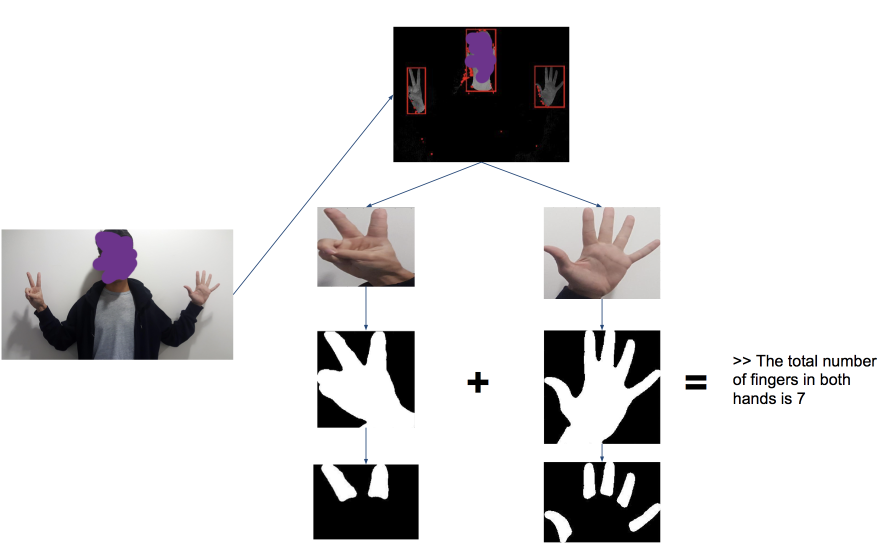
%> input picture example.png, 1780 x 1116 px (shown at 1/2 size)
$ octave script_fingers.m   (GNU Octave 9; MATLAB toolbox functions it lacks are replaced by stand-ins)
%> lines starting %> are read from the running program, lines starting %| are printed output that depends on the picture; in (x1, y1, x2, y2) boxes, pixels count from 0 and x2, y2 are one past the last pixel; in counts of white or black regions, pixels touching at a corner belong together; the program's own positions count from 1
### count_fingers.m
function fingers=count_fingers(image)

im_hand=image;

% [12 lines of commented-out code are left out]

%%Consequently, we use the HSV space to binarize our cropped image of hand (+ arm,
%%eventually)
im_hand_hsv= rgb2hsv(im_hand);


% [13 lines of commented-out code are left out]


%% Consequently, we apply kmeans (with two classes) on the saturation value
%%(in order to find the adapted treshold to binarize the image)

nb_classes=2;

%Selection of the two firts class centers
m1=0.3;
m2=0.7;

m=[m1 m2];

m_=[1 1];

%We work on a normalized image
im_h=double(im_hand_hsv(:,:,2)/max(max(im_hand_hsv(:,:,2))));

% loop on the class centers
while m ~= m_

  %classification of the pixels in the classes
  dist1_km=(im_h-m(1)).^2;
  dist2_km=(im_h-m(2)).^2;

  etiq_km = (dist1_km<=dist2_km)*1 + ...
          (dist2_km<dist1_km)*2 ;
%figure ; imshow(etiq_km) ;
colormap(cool) ; pause(0.5) ;

   %updating of the class centers
   m_ = m ;
   m(1) = sum(sum((etiq_km==1).*im_h))./sum(sum(etiq_km==1)) ;
   m(2) = sum(sum((etiq_km==2).*im_h))./sum(sum(etiq_km==2)) ;


end

%We binarize the final, classified image
im_hand_binary=zeros(size(im_h));
im_hand_binary(etiq_km==2)=255;
%figure
%imshow(im_hand_binary);


%% Find extrem values of hand, in order to adjust the image just to the hand
im=im_hand_binary;
[x,y]=find(im==255);
xmin=min(x);
xmax=max(x);
ymin=min(y);
ymax=max(y);
im_adjusted=im(xmin:xmax,ymin:ymax);
%figure
%imshow(im_adjusted);

%Resizing of the image, to always work on same-sized photos, which will
%largely facilitate the next steps of mathematical morphology filtering
im_adjusted=uint8(imresize(im_adjusted,[256,256]));


%% Defining SE sizes (used for different mathematical morphology operations)
%Those sizes are empirical, and have been adjusted manually, on a lot of
%examples (approximately 20)
size_se1=4;
size_se2=32;
size_se3=9;
size_se4=8;

%If we have a photo of hand + arm (if there are twice more background
%pixels than white pixels: arbitrary criterium), we divise by 3 all the
%structuring elements sizes (in order to select smaller elements: fingers
%are smaller on the image when an arm is also present on it)
if (sum(sum(im_adjusted==0))>2*(sum(sum(im_adjusted==255))))
    size_se1=ceil(size_se1/3);
    size_se2=ceil(size_se2/3);
    size_se3=ceil(size_se3/3)+1;
end


%% First we apply a closing, to reduce the small "dark" noise there is on
%%the images
se=strel('disk',size_se1);
im_adjusted=imclose(im_adjusted,se);
im_adjusted(im_adjusted<128)=0;
im_adjusted(im_adjusted>=128)=255;
%figure
%imshow(im_adjusted);


%% Then a TopHat, with a structuring element adapted to the fingers (to the size
%%, and the morphology, of the fingers)
se=strel('disk',size_se2);
im_adjusted_op=imopen(im_adjusted,se);
im_fingers=imsubtract(im_adjusted,uint8(im_adjusted_op));
im_fingers(im_fingers<128)=0;
im_fingers(im_fingers>=128)=255;

%figure
%imshow(im_fingers);

%title('im_fingers before opening');


%% Then a final opening, to make disappear small clusters which shouldn't have been kept
se=strel('disk',size_se3);
im_fingers_op=imopen(uint8(im_fingers),se);
%figure
%imshow(im_fingers_op);

%Finally, we cut the bottom of the image, where there are often some
%small clusters of points, which cannot usually correspond to fingers
%(very empirical trick, but useful)
im_fingers_op_cut=im_fingers_op(1:180,1:end);
figure
imshow(im_fingers_op_cut);


%% Output result: counting the number of fingers thanks to bwlabel()
[~,fingers]=bwlabel(im_fingers_op_cut);

%Small trick: to reduce the too high number of clusters that we have,
%sometimes ; not very useful, but though...
fingers=min(fingers,5);
end

### script_fingers.m

close all;
clear;

%Selecting the image to process

%for instance, you can test: "testi.jpg", with i = 1,2,...,7, which work
%well ; or "wtesti.jpg", with i = 1,2,3, wich work a bit less well (but
%not that far from well !)
name_photo=input('Enter your photo file name:','s');
%> the answer given: example.png
ima=imread(name_photo);
%> ima is the input picture: size 1116x1780x3 uint8; mean R, G, B 219.3, 218.2, 218.6
orginal = ima;

%% Finding "skin" clusters in the image

colormap(gray(256));
hsv = rgb2hsv(ima);
%> hsv: size 1116x1780x3 double; mean H, S, V 0.0343, 0.0237, 0.862

%in order to do this, we use a combination of Hue (more precisely,
%inversed Hue, which was easier to manipulate for me), and Saturation

saturation = hsv(:,:,2);
inv_hue = 255-hsv(:,:,1)*255;

%empirically, the treshold 235 appeared to be the best to select the hue
%zones corresponding to the skin: we create a binary image with this
%treshold

temp = inv_hue;
temp(temp<235)=uint8(0);
temp(temp>235)=uint8(255);

%we multiply, term by term, our binary image by the saturation matrix
%(empirically: higher the saturation is, the more likely we are to be on a
%skin area)

temp = temp.*((saturation));

%we use a new treshold (empirically determined), in order to select only
%the most insteresting parts of the photo, which is made binary with:
%pixels = 255 on skin areas, and pixels = 0 everywhere else

temp(temp<40)=uint8(0);
temp(temp>40)=uint8(255);
temp = uint8(temp);
%> temp: size 1116x1780 uint8

%% Then, we label the image and select the three biggest clusters
%%(assuming these clusters will always be: the head and the two hands,
%%which can be linked to arms)

labeledImage = bwlabel(temp);
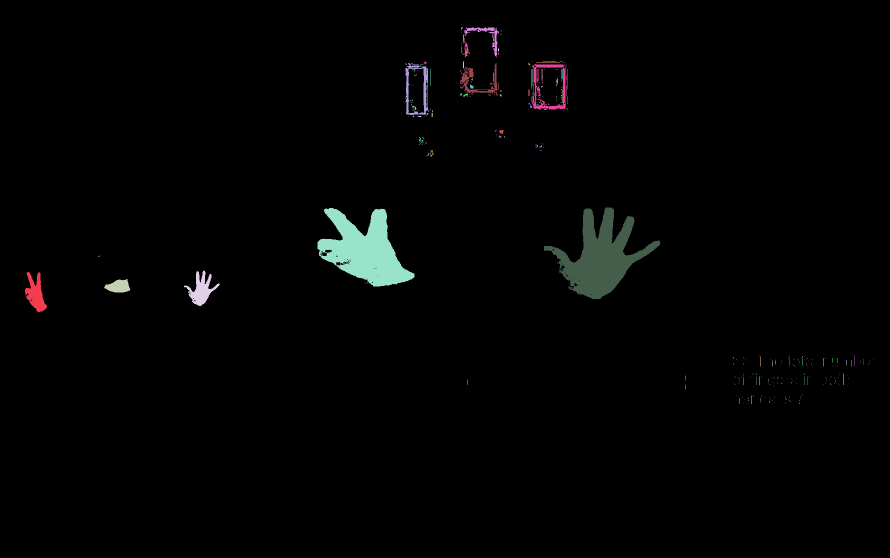
%> labeledImage: size 1116x1780 double (shown at 1/2 size); 345 distinct labels, from 0 to 344; one colour per label, 0 black
measurements = regionprops(labeledImage, 'BoundingBox', 'Area');
%> measurements = 344 regions; largest, box (x1, y1, x2, y2) and Area: (1088, 415, 1320, 598) 16923, (635, 416, 829, 573) 16041, (368, 541, 440, 612) 1944, (1063, 128, 1135, 220) 1875, (50, 544, 94, 625) 1835
for k = 1 : length(measurements)
    thisBB = measurements(k).BoundingBox;
    %rectangle('Position', [thisBB(1),thisBB(2),thisBB(3),thisBB(4)],...
      %  'EdgeColor','r','LineWidth',2 )
end
%> this loop made 344 passes
%> thisBB on passes 1 to 3: [50.5 544.5 44 81], [197.5 511.5 3 3], [208.5 558.5 53 27]

% We extract the three biggest areas
allAreas = [measurements.Area];
%> allAreas = 344 values, max 16923 at index 148, min 1 at index 6, mean 130.5
[sortedAreas, sortingIndexes] = sort(allAreas, 'descend');
%> sortedAreas = 344 values, max 16923 at index 1, min 1 at index 199, mean 130.5; sortingIndexes = 344 values, max 344 at index 344, min 1 at index 5, mean 172.5
handIndex1 = sortingIndexes(1);
%> handIndex1 = 148
handIndex2 = sortingIndexes(2);
%> handIndex2 = 5
handIndex3 = sortingIndexes(3);
%> handIndex3 = 4

%We use ismember() to extact the hands and the head from the labeled image.
handImage1 = ismember(labeledImage, handIndex1);
%> handImage1: size 1116x1780 logical; 0.85% white; 1 white region, box (x1, y1, x2, y2) and area: (1088, 415, 1320, 598) 16923
handImage2 = ismember(labeledImage, handIndex2);
%> handImage2: size 1116x1780 logical; 0.81% white; 1 white region, box (x1, y1, x2, y2) and area: (635, 416, 829, 573) 16041
handImage3 = ismember(labeledImage, handIndex3);
%> handImage3: size 1116x1780 logical; 0.1% white; 1 white region, box (x1, y1, x2, y2) and area: (368, 541, 440, 612) 1944


%%We crop the two hands and the head from the image, and save their centroid's positions
bin = bwconvhull(handImage1, 'union');
%> bin: size 1116x1780 logical; 1.4% white; 1 white region
region = regionprops(logical(bin), 'BoundingBox');
%> region = 1 region; box (x1, y1, x2, y2): (1088, 415, 1320, 598)
BoundingBox1 = region(1).BoundingBox;
%> BoundingBox1 = [1088.5 415.5 232 183]
poz1 = regionprops(logical(bin), 'Centroid');
%> poz1 = 1 region; Centroid: [1200 502]
cropped1 = imcrop(orginal, BoundingBox1);

bin2 = bwconvhull(handImage2, 'union');
%> bin2: size 1116x1780 logical; 1.1% white; 1 white region
region = regionprops(logical(bin2), 'BoundingBox');
%> region = 1 region; box (x1, y1, x2, y2): (635, 416, 829, 573)
BoundingBox2 = region(1).BoundingBox;
%> BoundingBox2 = [635.5 416.5 194 157]
poz2 = regionprops(logical(bin2), 'Centroid');
%> poz2 = 1 region; Centroid: [728.5 492.4]
cropped2 = imcrop(orginal, BoundingBox2);
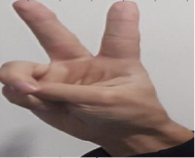
%> cropped2: size 158x195x3 uint8; mean R, G, B 154.4, 136.8, 131.5

bin3 = bwconvhull(handImage3, 'union');
%> bin3: size 1116x1780 logical; 0.16% white; 1 white region
region = regionprops(logical(bin3), 'BoundingBox');
%> region = 1 region; box (x1, y1, x2, y2): (368, 541, 440, 612)
BoundingBox3 = region(1).BoundingBox;
%> BoundingBox3 = [368.5 541.5 72 71]
poz3 = regionprops(logical(bin3), 'Centroid');
%> poz3 = 1 region; Centroid: [403.1 575.3]
cropped3 = imcrop(orginal, BoundingBox3);
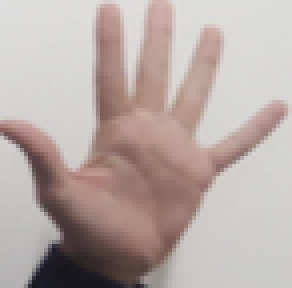
%> cropped3: size 72x73x3 uint8 (shown 4 times larger); mean R, G, B 183.6, 170.3, 166.4

all_cropped = cell(1,3);
all_cropped{1} = cropped1;
all_cropped{2} = cropped2;
all_cropped{3} = cropped3;

%We assume that there are always two hands shown on the image
two_hands_flag = true;

%And we select the two clusters of points of the extremities of the image,
%thanks to the centroids abscissa
%(always assuming that the head is at the center of the two hands)

x= [poz1.Centroid(1) poz2.Centroid(1) poz3.Centroid(1)];
%> x = [1200 728.5 403.1]

[b, i] = sort(x, 'ascend');
%> b = [403.1 728.5 1200]; i = [3 2 1]
hand_im1 = all_cropped{i(1)};
hand_im2 = all_cropped{i(3)};
% [4 lines of commented-out code are left out]


%% Now that we have our two hands correctly cropped and selected,
%%let's count the number of fingers on each of them

sum_fingers=count_fingers(hand_im1);
%> in count_fingers, `im_hand_hsv= rgb2hsv(im_hand);`: im_hand_hsv: size 72x73x3 double; mean H, S, V 0.109, 0.114, 0.721
%> the loop in count_fingers, `while m ~= m_` made 6 passes
%> m_ on passes 2 to 6: [0.0912 0.7], [0.0699 0.679], [0.0677 0.677], [0.0674 0.676], [0.0673 0.676]
%> after the loop in count_fingers, `while m ~= m_`: m = [0.0673 0.676]
%> in count_fingers, `im_hand_binary(etiq_km==2)=255;`: im_hand_binary: size 72x73 double; 41.7% white; 1 white region, box (x1, y1, x2, y2) and area: (0, 0, 72, 72) 2192
%> in count_fingers, `[x,y]=find(im==255);`: x = 2192 values from 1 to 72
%> in count_fingers, `xmin=min(x);`: xmin = 1
%> in count_fingers, `xmax=max(x);`: xmax = 72
%> in count_fingers, `ymin=min(y);`: ymin = 1
%> in count_fingers, `ymax=max(y);`: ymax = 72
%> in count_fingers, `im_adjusted(im_adjusted>=128)=255;`: im_adjusted: size 256x256 uint8; 42.6% white; 1 white region, box (x1, y1, x2, y2) and area: (0, 0, 256, 256) 27897
%> in count_fingers, `im_adjusted_op=imopen(im_adjusted,se);`: im_adjusted_op: size 256x256 uint8; 27.6% white; 1 white region, box (x1, y1, x2, y2) and area: (31, 78, 188, 256) 18110
%> in count_fingers, `im_fingers=imsubtract(im_adjusted,uint8(im_adjusted_op));`: im_fingers: size 256x256 uint8; 14.9% white; 22 white regions (14 under 20 px), largest, box (x1, y1, x2, y2) and area: (85, 4, 116, 107) 2129, (0, 107, 65, 198) 2100, (120, 0, 153, 87) 1948
%> in count_fingers, `im_fingers_op=imopen(uint8(im_fingers),se);`: im_fingers_op: size 256x256 uint8; 13.1% white; 5 white regions, box (x1, y1, x2, y2) and area: (85, 4, 113, 88) 1946, (121, 0, 153, 80) 1853, (4, 107, 59, 174) 1785, (157, 27, 196, 102) 1568, (186, 92, 253, 151) 1463
%> in count_fingers, `im_fingers_op_cut=im_fingers_op(1:180,1:end);`:
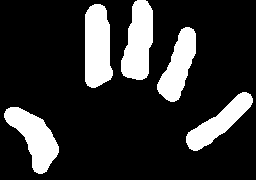
%> im_fingers_op_cut: size 180x256 uint8; 18.7% white; 5 white regions, box (x1, y1, x2, y2) and area: (85, 4, 113, 88) 1946, (121, 0, 153, 80) 1853, (4, 107, 59, 174) 1785, (157, 27, 196, 102) 1568, (186, 92, 253, 151) 1463
%> in count_fingers, `[~,fingers]=bwlabel(im_fingers_op_cut);`: fingers = 5
%> sum_fingers = 5

disp(['The number of fingers in the first hand (right hand of the subject) is ',num2str(sum_fingers)]);
%| The number of fingers in the first hand (right hand of the subject) is 5

%In our case, we always consider that two_hands_flag = true, to simplify
if (two_hands_flag)
    sum_fingers=sum_fingers+count_fingers(hand_im2);
%> in count_fingers (call 2), `im_hand_hsv= rgb2hsv(im_hand);`: im_hand_hsv: size 184x233x3 double; mean H, S, V 0.115, 0.117, 0.721
%> the loop in count_fingers (call 2), `while m ~= m_` made 8 passes
%> m_ on passes 2 to 8: [0.182 0.525], [0.0892 0.419], [0.0385 0.388], [0.0347 0.384], [0.0345 0.383], [0.0345 0.383], [0.0345 0.383]
%> pass 1, in count_fingers (call 2), `etiq_km = (dist1_km<=dist2_km)*1 + (dist2_km<dist1_km)*2 ;`:
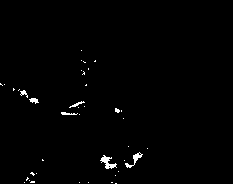
%> etiq_km: size 184x233 double; values 1 (black) and 2 (white), 0.96% white in thin lines or dots, all inside (x1, y1, x2, y2) = (0, 50, 148, 184)
%> after the loop in count_fingers (call 2), `while m ~= m_`: m = [0.0345 0.383]
%> in count_fingers (call 2), `im_hand_binary(etiq_km==2)=255;`:
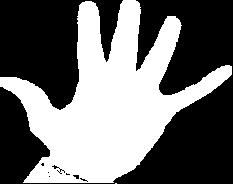
%> im_hand_binary: size 184x233 double; 43.3% white; 2 white regions (1 under 20 px), largest, box (x1, y1, x2, y2) and area: (0, 0, 232, 183) 18576
%> in count_fingers (call 2), `[x,y]=find(im==255);`: x = 18578 values from 1 to 184; y = 18578 values from 1 to 232
%> in count_fingers (call 2), `xmax=max(x);`: xmax = 184
%> in count_fingers (call 2), `ymax=max(y);`: ymax = 232
%> in count_fingers (call 2), `im_adjusted(im_adjusted>=128)=255;`:
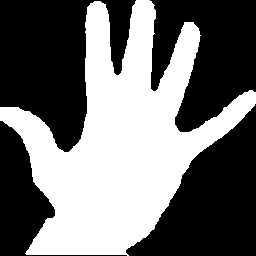
%> im_adjusted: size 256x256 uint8; 44% white; 1 white region, box (x1, y1, x2, y2) and area: (0, 0, 256, 256) 28809
%> sum_fingers = 10
end

%And we print the sum of the numbers of fingers shown
disp(['The total number of fingers in both hands is ',num2str(sum_fingers)]);
%| The total number of fingers in both hands is 10
